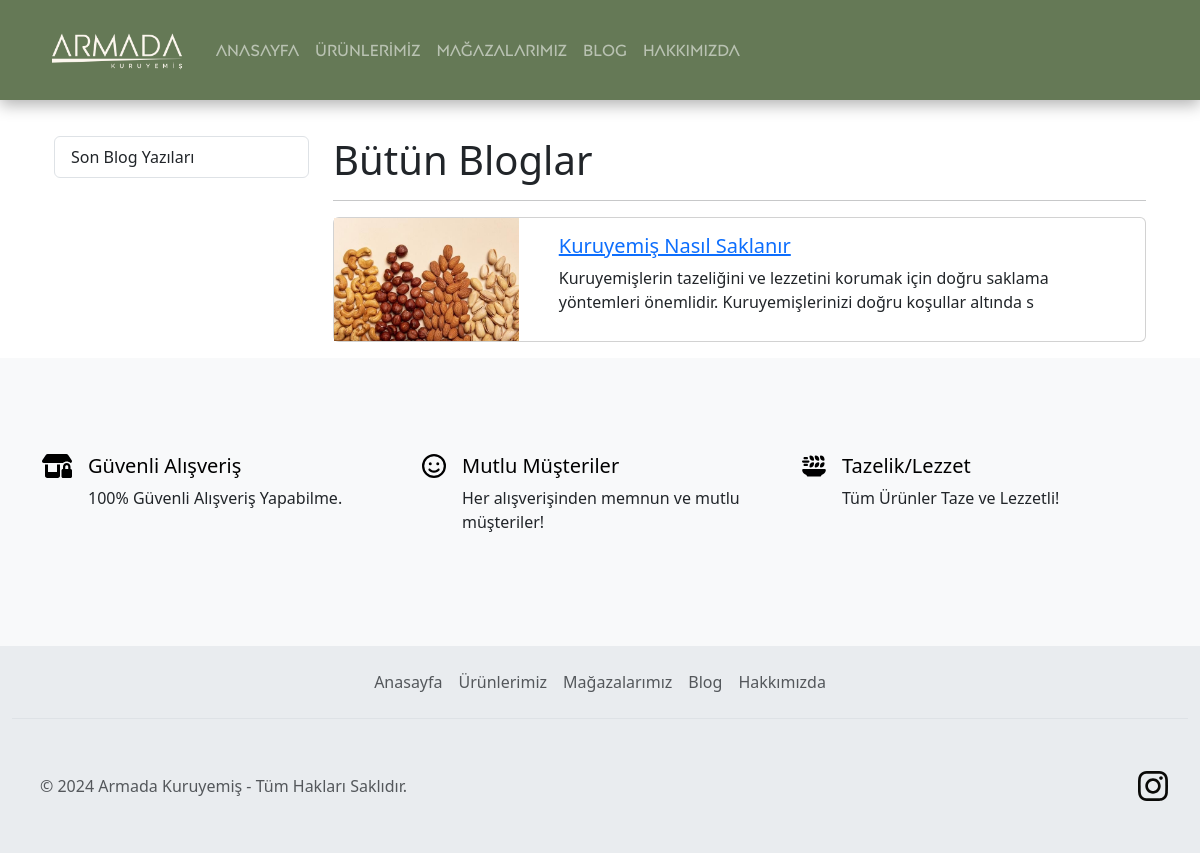
The page /blogs/ on the database as committed earlier.
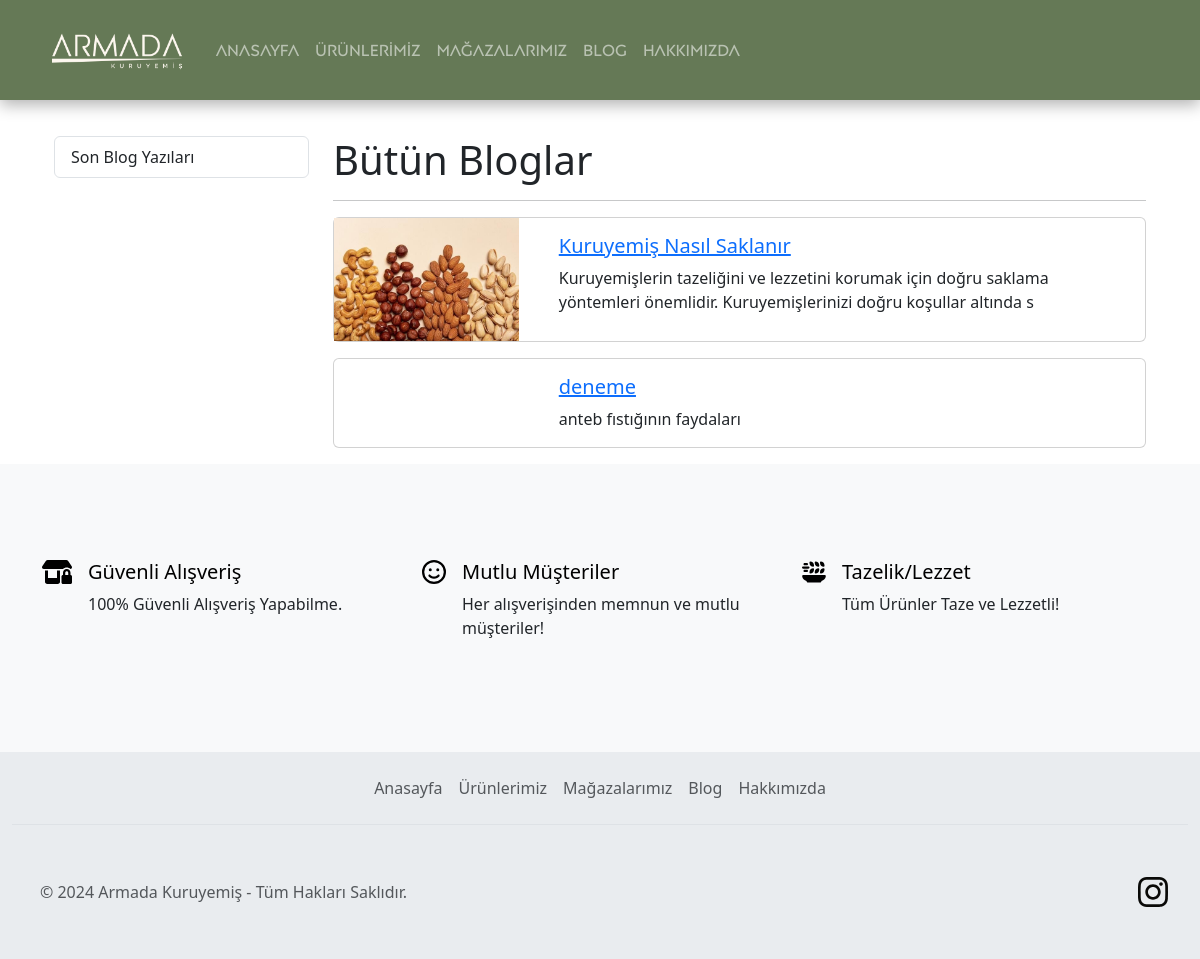
The same page on the database as committed later.
### blog/models.py (models this page shows, shortened)
class Category(models.Model):
    name = models.CharField(max_length=150)
    slug = models.SlugField(null=False, blank=True, unique=True, db_index=True, editable=False)
    class Meta:
        verbose_name = "Blog Kategori"
        verbose_name_plural = "Blog Kategorileri"

class Blog(models.Model):
    title = models.CharField(max_length=200)
    image = models.ImageField(upload_to='blogs')
    description = RichTextField()
    is_home = models.BooleanField(default=False)
    slug = models.SlugField(null=False, blank=True, unique=True, db_index=True, editable=False)
    category = models.ForeignKey(Category, on_delete=models.CASCADE)
    class Meta:
        verbose_name = "Blog"
        verbose_name_plural = "Bloglar"

### blog/views.py (the view)
# urls.py: path("blogs/", views.blogs, name="blogs"),
def blogs(request):
    context = {
        "blogs": Blog.objects.all(),
        "categories": Category.objects.all()
    }
    return render(request, "blog/blogs.html", context)

### blog/templates/blog/blogs.html (shortened to what this page needs)
{% extends "base.html" %}
{% block content %}
    <div class="container mt-3">
        <div class="row">
            <div class="col-3">
                {% include 'partials/_blogcategories.html' %}
            </div>
            <div class="col-9">
                <h1>Bütün Bloglar</h1>
                <hr>
                {% if blogs|length > 0 %}
                    {% for blog in blogs %}
                        {% include 'blog/partials/_blog.html' %}
                    {% endfor %}
                {% else %}
                    <div class="alert alert-warning">
                        No Blogs
                    </div>
                {% endif %}
            </div>
        </div>
    </div>
{% endblock %}

### templates/base.html (shortened to what this page needs)
{% load static %}
<!DOCTYPE html>
<html lang="tr">
<head>
    <link rel="stylesheet" type="text/css" href="{% static 'css/bootstrap.min.css' %}">
    <link rel="stylesheet" type="text/css" href="{% static 'css/base.css' %}">
    <link href="{% static 'fontawesomefree/css/all.min.css' %}" rel="stylesheet" type="text/css">
</head>
<body>
{% include 'partials/_navbar.html' %}
<br><br><br><br><br>
<main class="container">
    {% block content %}
    {% endblock %}
</main>
{% include 'partials/_feature.html' %}
{% include 'partials/_footer.html' %}
</body>
</html>

### templates/partials/_navbar.html (shortened to what this page needs)
{% load static %}
<nav class="navbar navbar-dark navbar-expand-lg fixed-top" style="background-color: #657956; box-shadow: 0 5px 15px rgba(0, 0, 0, 0.3);">
    <div class="container">
        <a class="navbar-brand" href="{% url 'home' %}">
            <img src="{% static 'img/logo.png' %}" alt="" width="150">
        </a>
        <div class="collapse navbar-collapse" id="navbarSupportedContent">
            <ul class="navbar-nav me-auto" style="font-family: 'MyCustomFont', sans-serif">
                <li class="nav-item">
                    <a class="nav-link" href="{% url 'home' %}">ANASAYFA</a>
                </li>
                <li class="nav-item">
                    <a class="nav-link" href="{% url 'products' %}">ÜRÜNLERİMİZ</a>
                </li>
                <li class="nav-item">
                    <a class="nav-link" href="">MAĞAZALARIMIZ</a>
                </li>
                <li class="nav-item">
                    <a class="nav-link" href="{% url 'blogs' %}">BLOG</a>
                </li>
                <li class="nav-item">
                    <a class="nav-link" href="">HAKKIMIZDA</a>
                </li>
            </ul>
        </div>
    </div>
</nav>

### templates/partials/_blogcategories.html
<div class="list-group">
    {% for category in categories %}
        {% if category.slug == selected_category %}
            <a class="list-group-item list-group-item-action active"
               href="{% url 'blogs_by_category' category.slug %}">{{ category.name|title }}</a>
        {% else %}
            <a class="list-group-item list-group-item-action"
               href="{% url 'blogs_by_category' category.slug %}">{{ category.name|title }}</a>
        {% endif %}
    {% endfor %}
</div>

### blog/templates/blog/partials/_blog.html
{% load static %}
<div class="card mb-3">
    <div class="row">
        <div class="col-md-3">
            <img src="{{ blog.image.url }}" alt="" class="img-fluid">
        </div>
        <div class="col-md-9">
            <div class="card-body">
                <h5 class="card-title">
                    <a href="{% url 'blog_details' blog.slug %}">
                        {{ blog.title }}
                    </a>
                </h5>
                <p class="card-text">{{ blog.description|slice:"0:150" |safe |striptags }}</p>
            </div>
        </div>
    </div>
</div>

### templates/partials/_feature.html
<div class="container-fluid px-4 py-5 bg-body-tertiary" id="hanging-icons">
    <div class="container">
        <div class="row g-4 py-5 row-cols-1 row-cols-lg-3">
            <div class="col d-flex align-items-start">
                <div class="text-body-emphasis d-inline-flex align-items-center justify-content-center fs-4 flex-shrink-0 me-3">
                    <i class="fa-solid fa-shop-lock"></i>
                </div>
                <div>
                    <h5 class="fs-5 text-body-emphasis">Güvenli Alışveriş</h5>
                    <p>100% Güvenli Alışveriş Yapabilme.</p>
                </div>
            </div>
            <div class="col d-flex align-items-start">
                <div class="text-body-emphasis d-inline-flex align-items-center justify-content-center fs-4 flex-shrink-0 me-3">
                    <i class="fa-regular fa-face-smile"></i>
                </div>
                <div>
                    <h5 class="fs-5 text-body-emphasis">Mutlu Müşteriler</h5>
                    <p>Her alışverişinden memnun ve mutlu müşteriler!</p>
                </div>
            </div>
            <div class="col d-flex align-items-start">
                <div class="text-body-emphasis d-inline-flex align-items-center justify-content-center fs-4 flex-shrink-0 me-3">
                    <i class="fa-solid fa-plate-wheat"></i>
                </div>
                <div>
                    <h5 class="fs-5 text-body-emphasis">Tazelik/Lezzet</h5>
                    <p>Tüm Ürünler Taze ve Lezzetli!</p>
                </div>
            </div>
        </div>
    </div>
</div>

### templates/partials/_footer.html (shortened to what this page needs)
{% load static %}
<div class="container-fluid bg-body-secondary">
    <footer class="footer mt-auto py-3">
        <ul class="nav justify-content-center border-bottom pb-3 mb-3">
            <li class="nav-item"><a href="{% url 'home' %}" class="nav-link px-2 text-body-secondary">Anasayfa</a></li>
            <li class="nav-item"><a href="{% url 'products' %}" class="nav-link px-2 text-body-secondary">Ürünlerimiz</a></li>
            <li class="nav-item"><a href="#" class="nav-link px-2 text-body-secondary">Mağazalarımız</a></li>
            <li class="nav-item"><a href="{% url 'blogs' %}" class="nav-link px-2 text-body-secondary">Blog</a></li>
            <li class="nav-item"><a href="#" class="nav-link px-2 text-body-secondary">Hakkımızda</a></li>
        </ul>
        <div class="d-flex flex-wrap justify-content-between align-items-center py-3 ">
            <div class="col-md-4 d-flex align-items-center" style="margin-left: 20px">
                <span class="mb-3 mb-md-0 text-body-secondary">© 2024 Armada Kuruyemiş - Tüm Hakları Saklıdır.</span>
            </div>
            <ul class="nav col-md-4 justify-content-end d-flex" style="margin: 20px">
                <li class="ms-3">
                    <a class="text-body-secondary" href="https://www.instagram.com/armada.kuruyemis/">
                        <img src="{% static 'img/instagram-seeklogo.svg' %}" alt="Instagram Logo" width="30">
                    </a>
                </li>
            </ul>
        </div>
    </footer>
</div>

Rows that differ between the two databases and show on the page:
added Blog: title "deneme", description "anteb fıstığının faydaları"
